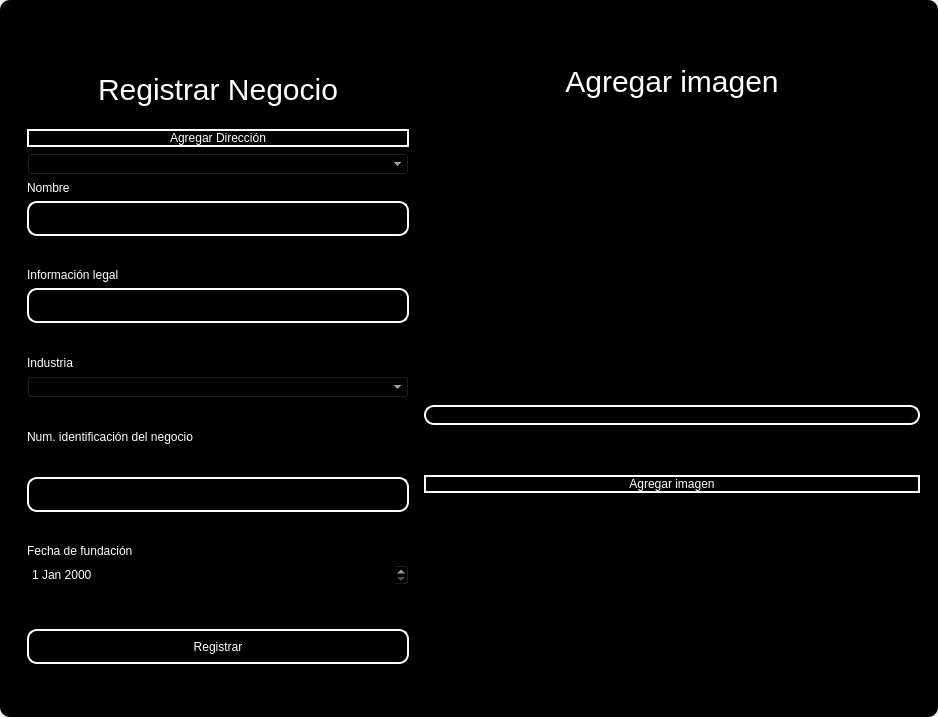
<?xml version="1.0" encoding="UTF-8"?>
<ui version="4.0">
 <class>MainWindow</class>
 <widget class="QMainWindow" name="MainWindow">
  <property name="geometry">
   <rect>
    <x>0</x>
    <y>0</y>
    <width>938</width>
    <height>717</height>
   </rect>
  </property>
  <property name="windowTitle">
   <string>MainWindow</string>
  </property>
  <property name="styleSheet">
   <string notr="true"/>
  </property>
  <widget class="QWidget" name="centralwidget">
   <property name="styleSheet">
    <string notr="true"/>
   </property>
   <layout class="QVBoxLayout" name="verticalLayout">
    <property name="spacing">
     <number>0</number>
    </property>
    <property name="leftMargin">
     <number>0</number>
    </property>
    <property name="topMargin">
     <number>0</number>
    </property>
    <property name="rightMargin">
     <number>0</number>
    </property>
    <property name="bottomMargin">
     <number>0</number>
    </property>
    <item>
     <widget class="QFrame" name="frame">
      <property name="enabled">
       <bool>true</bool>
      </property>
      <property name="styleSheet">
       <string notr="true">QFrame {
	border-radius:10px;
	
	background-color: rgb(0, 0, 0);
 }
</string>
      </property>
      <property name="frameShape">
       <enum>QFrame::StyledPanel</enum>
      </property>
      <property name="frameShadow">
       <enum>QFrame::Raised</enum>
      </property>
      <layout class="QVBoxLayout" name="verticalLayout_2">
       <item>
        <widget class="QFrame" name="frame_superior">
         <property name="minimumSize">
          <size>
           <width>0</width>
           <height>40</height>
          </size>
         </property>
         <property name="maximumSize">
          <size>
           <width>16777215</width>
           <height>40</height>
          </size>
         </property>
         <property name="styleSheet">
          <string notr="true">QPushButton{
border-radius:18px;
}

QPushButton:hover{
	background-color: rgb(0, 0, 0);
}
</string>
         </property>
         <property name="frameShape">
          <enum>QFrame::StyledPanel</enum>
         </property>
         <property name="frameShadow">
          <enum>QFrame::Raised</enum>
         </property>
         <layout class="QHBoxLayout" name="horizontalLayout_3">
          <property name="spacing">
           <number>4</number>
          </property>
          <property name="leftMargin">
           <number>0</number>
          </property>
          <property name="topMargin">
           <number>0</number>
          </property>
          <property name="rightMargin">
           <number>0</number>
          </property>
          <property name="bottomMargin">
           <number>0</number>
          </property>
          <item>
           <widget class="QPushButton" name="btn_icon">
            <property name="text">
             <string/>
            </property>
            <property name="iconSize">
             <size>
              <width>40</width>
              <height>40</height>
             </size>
            </property>
           </widget>
          </item>
          <item>
           <spacer name="horizontalSpacer_2">
            <property name="orientation">
             <enum>Qt::Horizontal</enum>
            </property>
            <property name="sizeHint" stdset="0">
             <size>
              <width>443</width>
              <height>20</height>
             </size>
            </property>
           </spacer>
          </item>
          <item>
           <widget class="QPushButton" name="bt_minimizar">
            <property name="minimumSize">
             <size>
              <width>38</width>
              <height>38</height>
             </size>
            </property>
            <property name="maximumSize">
             <size>
              <width>38</width>
              <height>38</height>
             </size>
            </property>
            <property name="cursor">
             <cursorShape>PointingHandCursor</cursorShape>
            </property>
            <property name="text">
             <string/>
            </property>
            <property name="icon">
             <iconset>
              <normaloff>image/minus.svg</normaloff>image/minus.svg</iconset>
            </property>
            <property name="iconSize">
             <size>
              <width>38</width>
              <height>38</height>
             </size>
            </property>
           </widget>
          </item>
          <item>
           <widget class="QPushButton" name="bt_maximizar">
            <property name="minimumSize">
             <size>
              <width>38</width>
              <height>38</height>
             </size>
            </property>
            <property name="maximumSize">
             <size>
              <width>38</width>
              <height>38</height>
             </size>
            </property>
            <property name="cursor">
             <cursorShape>PointingHandCursor</cursorShape>
            </property>
            <property name="text">
             <string/>
            </property>
            <property name="icon">
             <iconset>
              <normaloff>image/chevron-up.svg</normaloff>image/chevron-up.svg</iconset>
            </property>
            <property name="iconSize">
             <size>
              <width>38</width>
              <height>38</height>
             </size>
            </property>
           </widget>
          </item>
          <item>
           <widget class="QPushButton" name="bt_restaurar">
            <property name="minimumSize">
             <size>
              <width>38</width>
              <height>38</height>
             </size>
            </property>
            <property name="maximumSize">
             <size>
              <width>38</width>
              <height>38</height>
             </size>
            </property>
            <property name="cursor">
             <cursorShape>PointingHandCursor</cursorShape>
            </property>
            <property name="text">
             <string/>
            </property>
            <property name="icon">
             <iconset>
              <normaloff>image/chevron-down.svg</normaloff>image/chevron-down.svg</iconset>
            </property>
            <property name="iconSize">
             <size>
              <width>38</width>
              <height>38</height>
             </size>
            </property>
           </widget>
          </item>
          <item>
           <widget class="QPushButton" name="bt_cerrar">
            <property name="minimumSize">
             <size>
              <width>38</width>
              <height>38</height>
             </size>
            </property>
            <property name="maximumSize">
             <size>
              <width>38</width>
              <height>38</height>
             </size>
            </property>
            <property name="cursor">
             <cursorShape>PointingHandCursor</cursorShape>
            </property>
            <property name="text">
             <string/>
            </property>
            <property name="icon">
             <iconset>
              <normaloff>image/x.svg</normaloff>image/x.svg</iconset>
            </property>
            <property name="iconSize">
             <size>
              <width>38</width>
              <height>38</height>
             </size>
            </property>
           </widget>
          </item>
         </layout>
        </widget>
       </item>
       <item>
        <widget class="QFrame" name="frame_3">
         <property name="minimumSize">
          <size>
           <width>0</width>
           <height>0</height>
          </size>
         </property>
         <property name="maximumSize">
          <size>
           <width>16777215</width>
           <height>16777215</height>
          </size>
         </property>
         <property name="styleSheet">
          <string notr="true">QLabel {
	color: rgb(255, 255, 254);
	font: 12pt &quot;Arial&quot;;
	background-color: rgba(0, 0, 0,0);
}

QTextEdit{
background-color: rgba(0, 0, 0,0);
border-radius:10px; 
font: 12pt &quot;Arial&quot;;
color: rgb(255, 255, 254);
border: 2px solid  rgb(255, 255, 255);

}

QTextEdit:hover{
background-color: rgba(0, 0, 0,0);
border-radius:10px; 
font: 12pt &quot;Arial&quot;;
border: 2px solid  rgb(120, 0, 171);
}

QTextEdit:focus{
background-color: rgb(0, 0, 0);
border-radius:10px; 
font: 12pt &quot;Arial&quot;;
border: 2px solid rgb(120, 0, 171);
}

QLineEdit{
background-color: rgba(0, 0, 0,0);
border-radius:10px; 
font: 12pt &quot;Arial&quot;;
color: rgb(255, 255, 254);
border: 2px solid  rgb(255, 255, 255);

}

QLineEdit:hover{
background-color: rgba(0, 0, 0,0);
border-radius:10px; 
font: 12pt &quot;Arial&quot;;
border: 2px solid  rgb(120, 0, 171);
}

QLineEdit:focus{
background-color: rgb(0, 0, 0);
border-radius:10px; 
font: 12pt &quot;Arial&quot;;
border: 2px solid rgb(120, 0, 171);
}

QCheckBox{
	font: 12pt &quot;Arial&quot;;
	color: rgb(255, 255, 255);
}

QCheckBox::indicator {
    width: 18px;
    height:18px;
}

QCheckBox::indicator:unchecked {
   background-image: url(image/square.svg);
}

QCheckBox::indicator:checked {
   background-image: url(image/check-square.svg);
}

QPushButton{
border-radius:10px; 
font: 12pt &quot;Arial&quot;;
color: rgb(255, 255, 254);
border: 2px solid #ffffff;
}

QPushButton:hover{
border-radius:10px; 
font: 12pt &quot;Arial&quot;;
color: rgb(255, 255, 255);
border: 2px solid rgb(120, 0, 171);
	background-color: rgb(120, 0, 171);
}
</string>
         </property>
         <property name="frameShape">
          <enum>QFrame::StyledPanel</enum>
         </property>
         <property name="frameShadow">
          <enum>QFrame::Raised</enum>
         </property>
         <layout class="QHBoxLayout" name="horizontalLayout_4">
          <item>
           <layout class="QVBoxLayout" name="verticalLayout_4">
            <property name="rightMargin">
             <number>0</number>
            </property>
            <property name="bottomMargin">
             <number>0</number>
            </property>
            <item>
             <widget class="QLabel" name="label_3">
              <property name="minimumSize">
               <size>
                <width>100</width>
                <height>50</height>
               </size>
              </property>
              <property name="styleSheet">
               <string notr="true">font-size: 30px;
color: rgb(255, 255, 255);</string>
              </property>
              <property name="text">
               <string>Registrar Negocio</string>
              </property>
              <property name="alignment">
               <set>Qt::AlignCenter</set>
              </property>
             </widget>
            </item>
            <item>
             <widget class="QFrame" name="frame_4">
              <property name="maximumSize">
               <size>
                <width>400</width>
                <height>700</height>
               </size>
              </property>
              <property name="styleSheet">
               <string notr="true">QLabel {
	color: rgb(255, 255, 254);
	font: 12pt &quot;Arial&quot;;
	background-color: rgba(0, 0, 0,0);
}

QTextEdit{
background-color: rgba(0, 0, 0,0);
border-radius:10px; 
font: 12pt &quot;Arial&quot;;
color: rgb(255, 255, 254);
border: 2px solid  rgb(255, 255, 255);

}

QTextEdit:hover{
background-color: rgba(0, 0, 0,0);
border-radius:10px; 
font: 12pt &quot;Arial&quot;;
border: 2px solid  rgb(120, 0, 171);
}

QTextEdit:focus{
background-color: rgb(0, 0, 0);
border-radius:10px; 
font: 12pt &quot;Arial&quot;;
border: 2px solid rgb(120, 0, 171);
}

QLineEdit{
background-color: rgba(0, 0, 0,0);
border-radius:10px; 
font: 12pt &quot;Arial&quot;;
color: rgb(255, 255, 254);
border: 2px solid  rgb(255, 255, 255);

}

QLineEdit:hover{
background-color: rgba(0, 0, 0,0);
border-radius:10px; 
font: 12pt &quot;Arial&quot;;
border: 2px solid  rgb(120, 0, 171);
}

QLineEdit:focus{
background-color: rgb(0, 0, 0);
border-radius:10px; 
font: 12pt &quot;Arial&quot;;
border: 2px solid rgb(120, 0, 171);
}

QCheckBox{
	font: 12pt &quot;Arial&quot;;
	color: rgb(255, 255, 255);
}

QCheckBox::indicator {
    width: 18px;
    height:18px;
}

QCheckBox::indicator:unchecked {
   background-image: url(image/square.svg);
}

QCheckBox::indicator:checked {
   background-image: url(image/check-square.svg);
}

QPushButton{
border-radius:10px; 
font: 12pt &quot;Arial&quot;;
color: rgb(255, 255, 254);
border: 2px solid #ffffff;
}

QPushButton:hover{
border-radius:10px; 
font: 12pt &quot;Arial&quot;;
color: rgb(255, 255, 255);
border: 2px solid rgb(120, 0, 171);
	background-color: rgb(120, 0, 171);
}
</string>
              </property>
              <property name="frameShape">
               <enum>QFrame::StyledPanel</enum>
              </property>
              <property name="frameShadow">
               <enum>QFrame::Raised</enum>
              </property>
              <layout class="QVBoxLayout" name="verticalLayout_3">
               <property name="leftMargin">
                <number>9</number>
               </property>
               <property name="topMargin">
                <number>9</number>
               </property>
               <property name="rightMargin">
                <number>9</number>
               </property>
               <property name="bottomMargin">
                <number>9</number>
               </property>
               <item>
                <widget class="QPushButton" name="btn_address">
                 <property name="cursor">
                  <cursorShape>PointingHandCursor</cursorShape>
                 </property>
                 <property name="text">
                  <string>Agregar Dirección</string>
                 </property>
                </widget>
               </item>
               <item>
                <widget class="QComboBox" name="address_combobox">
                 <property name="styleSheet">
                  <string notr="true">color: rgb(255, 255, 255);
background-color: rgb(0, 0, 0);</string>
                 </property>
                </widget>
               </item>
               <item>
                <widget class="QLabel" name="label_4">
                 <property name="text">
                  <string>Nombre</string>
                 </property>
                </widget>
               </item>
               <item>
                <widget class="QLineEdit" name="nametxt">
                 <property name="minimumSize">
                  <size>
                   <width>0</width>
                   <height>35</height>
                  </size>
                 </property>
                 <property name="text">
                  <string/>
                 </property>
                </widget>
               </item>
               <item>
                <spacer name="verticalSpacer_4">
                 <property name="orientation">
                  <enum>Qt::Vertical</enum>
                 </property>
                 <property name="sizeHint" stdset="0">
                  <size>
                   <width>20</width>
                   <height>40</height>
                  </size>
                 </property>
                </spacer>
               </item>
               <item>
                <widget class="QLabel" name="label_5">
                 <property name="text">
                  <string>Información legal</string>
                 </property>
                </widget>
               </item>
               <item>
                <widget class="QLineEdit" name="legal_formtxt">
                 <property name="minimumSize">
                  <size>
                   <width>0</width>
                   <height>35</height>
                  </size>
                 </property>
                 <property name="maximumSize">
                  <size>
                   <width>16777215</width>
                   <height>16777215</height>
                  </size>
                 </property>
                 <property name="echoMode">
                  <enum>QLineEdit::Normal</enum>
                 </property>
                </widget>
               </item>
               <item>
                <spacer name="verticalSpacer_5">
                 <property name="orientation">
                  <enum>Qt::Vertical</enum>
                 </property>
                 <property name="sizeHint" stdset="0">
                  <size>
                   <width>20</width>
                   <height>40</height>
                  </size>
                 </property>
                </spacer>
               </item>
               <item>
                <widget class="QLabel" name="label">
                 <property name="text">
                  <string>Industria</string>
                 </property>
                </widget>
               </item>
               <item>
                <widget class="QComboBox" name="industry_combobox">
                 <property name="styleSheet">
                  <string notr="true">color: rgb(255, 255, 255);
background-color: rgb(0, 0, 0);</string>
                 </property>
                </widget>
               </item>
               <item>
                <spacer name="verticalSpacer">
                 <property name="orientation">
                  <enum>Qt::Vertical</enum>
                 </property>
                 <property name="sizeHint" stdset="0">
                  <size>
                   <width>20</width>
                   <height>40</height>
                  </size>
                 </property>
                </spacer>
               </item>
               <item>
                <widget class="QLabel" name="label_2">
                 <property name="text">
                  <string>Num. identificación del negocio</string>
                 </property>
                </widget>
               </item>
               <item>
                <spacer name="verticalSpacer_6">
                 <property name="orientation">
                  <enum>Qt::Vertical</enum>
                 </property>
                 <property name="sizeHint" stdset="0">
                  <size>
                   <width>20</width>
                   <height>40</height>
                  </size>
                 </property>
                </spacer>
               </item>
               <item>
                <widget class="QLineEdit" name="registration_numbertxt">
                 <property name="minimumSize">
                  <size>
                   <width>0</width>
                   <height>35</height>
                  </size>
                 </property>
                </widget>
               </item>
               <item>
                <spacer name="verticalSpacer_10">
                 <property name="orientation">
                  <enum>Qt::Vertical</enum>
                 </property>
                 <property name="sizeHint" stdset="0">
                  <size>
                   <width>20</width>
                   <height>40</height>
                  </size>
                 </property>
                </spacer>
               </item>
               <item>
                <widget class="QLabel" name="label_7">
                 <property name="text">
                  <string>Fecha de fundación</string>
                 </property>
                </widget>
               </item>
               <item>
                <widget class="QDateEdit" name="founding_datetxt">
                 <property name="styleSheet">
                  <string notr="true">color: rgb(255, 255, 255);
background-color: rgb(0, 0, 0);</string>
                 </property>
                </widget>
               </item>
               <item>
                <spacer name="verticalSpacer_9">
                 <property name="orientation">
                  <enum>Qt::Vertical</enum>
                 </property>
                 <property name="sizeHint" stdset="0">
                  <size>
                   <width>20</width>
                   <height>50</height>
                  </size>
                 </property>
                </spacer>
               </item>
               <item>
                <widget class="QPushButton" name="btn_add">
                 <property name="minimumSize">
                  <size>
                   <width>0</width>
                   <height>35</height>
                  </size>
                 </property>
                 <property name="cursor">
                  <cursorShape>PointingHandCursor</cursorShape>
                 </property>
                 <property name="text">
                  <string>Registrar</string>
                 </property>
                </widget>
               </item>
               <item>
                <spacer name="verticalSpacer_7">
                 <property name="orientation">
                  <enum>Qt::Vertical</enum>
                 </property>
                 <property name="sizeHint" stdset="0">
                  <size>
                   <width>20</width>
                   <height>40</height>
                  </size>
                 </property>
                </spacer>
               </item>
              </layout>
             </widget>
            </item>
           </layout>
          </item>
          <item>
           <layout class="QVBoxLayout" name="verticalLayout_5">
            <property name="spacing">
             <number>50</number>
            </property>
            <property name="bottomMargin">
             <number>1</number>
            </property>
            <item>
             <widget class="QLabel" name="label_9">
              <property name="maximumSize">
               <size>
                <width>16777215</width>
                <height>100</height>
               </size>
              </property>
              <property name="styleSheet">
               <string notr="true">font-size: 30px;
color: rgb(255, 255, 255);</string>
              </property>
              <property name="locale">
               <locale language="Spanish" country="Chile"/>
              </property>
              <property name="text">
               <string>Agregar imagen</string>
              </property>
              <property name="alignment">
               <set>Qt::AlignCenter</set>
              </property>
             </widget>
            </item>
            <item>
             <layout class="QHBoxLayout" name="horizontalLayout">
              <property name="spacing">
               <number>20</number>
              </property>
              <property name="rightMargin">
               <number>0</number>
              </property>
              <item>
               <spacer name="horizontalSpacer_3">
                <property name="orientation">
                 <enum>Qt::Vertical</enum>
                </property>
                <property name="sizeHint" stdset="0">
                 <size>
                  <width>20</width>
                  <height>20</height>
                 </size>
                </property>
               </spacer>
              </item>
              <item>
               <widget class="QLabel" name="image_label">
                <property name="minimumSize">
                 <size>
                  <width>0</width>
                  <height>0</height>
                 </size>
                </property>
                <property name="maximumSize">
                 <size>
                  <width>100</width>
                  <height>100</height>
                 </size>
                </property>
                <property name="frameShape">
                 <enum>QFrame::NoFrame</enum>
                </property>
                <property name="text">
                 <string/>
                </property>
                <property name="alignment">
                 <set>Qt::AlignCenter</set>
                </property>
               </widget>
              </item>
              <item>
               <spacer name="horizontalSpacer">
                <property name="orientation">
                 <enum>Qt::Vertical</enum>
                </property>
                <property name="sizeHint" stdset="0">
                 <size>
                  <width>20</width>
                  <height>20</height>
                 </size>
                </property>
               </spacer>
              </item>
             </layout>
            </item>
            <item>
             <widget class="QLineEdit" name="imagetxt">
              <property name="enabled">
               <bool>false</bool>
              </property>
              <property name="minimumSize">
               <size>
                <width>0</width>
                <height>14</height>
               </size>
              </property>
              <property name="maximumSize">
               <size>
                <width>16777215</width>
                <height>35</height>
               </size>
              </property>
             </widget>
            </item>
            <item>
             <widget class="QPushButton" name="btn_add_image">
              <property name="cursor">
               <cursorShape>PointingHandCursor</cursorShape>
              </property>
              <property name="text">
               <string>Agregar imagen</string>
              </property>
             </widget>
            </item>
            <item>
             <spacer name="verticalSpacer_2">
              <property name="orientation">
               <enum>Qt::Vertical</enum>
              </property>
              <property name="sizeHint" stdset="0">
               <size>
                <width>20</width>
                <height>40</height>
               </size>
              </property>
             </spacer>
            </item>
           </layout>
          </item>
         </layout>
        </widget>
       </item>
      </layout>
     </widget>
    </item>
   </layout>
  </widget>
 </widget>
 <resources/>
 <connections/>
</ui>
